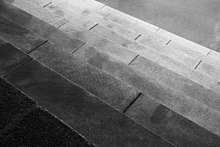
#> input picture Python 데이터 분석과 이미지 처리/공부 파일/gray_image.jpg, 220 x 147 px
$ jupyter execute '8. OpenCV Contours.ipynb'
#> lines starting #> are read from the running program, lines starting #| are printed output that depends on the picture; after the words box and inside, x2 and y2 are one past the last pixel; in counts of white or black regions, pixels touching at a corner belong together
Contours

[cell 1]
import cv2
import matplotlib.pyplot as plt

image = cv2.imread('gray_image.jpg')
#> image is the input picture: shape (147, 220, 3); min 0, max 255, mean 108.3

plt.imshow(image)
plt.show()

image_gray = cv2.cvtColor(image, cv2.COLOR_BGR2GRAY)
ret, thresh = cv2.threshold(image_gray, 127, 255, cv2.THRESH_BINARY)
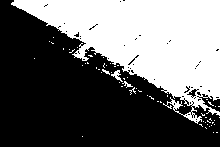
#> thresh: shape (147, 220); 40.9% white; 61 white regions (57 under 20 px), largest, box (x1, y1, x2, y2) and area: (11, 0, 220, 124) 12981, (111, 70, 123, 82) 57, (122, 81, 133, 88) 28, (102, 69, 110, 75) 21

plt.imshow(cv2.cvtColor(thresh, cv2.COLOR_GRAY2RGB))
plt.show()

contours = cv2.findContours(thresh, cv2.RETR_TREE, cv2.CHAIN_APPROX_SIMPLE)[0] # 컨투어는 하얀색의 경계를 찾는다고 생각하면 될듯?
#> contours = 140 contours, 134 with area under 20; largest, box (x1, y1, x2, y2) and area: (11, 0, 220, 124) 12767, (186, 88, 198, 98) 50, (111, 70, 123, 82) 40, (183, 85, 191, 94) 22, (127, 57, 136, 66) 20, (73, 31, 80, 38) 20
# RETR_TREE: 윤곽선을 찾는 방법, CHAIN_APPROX_SIMPLE: 윤곽선을 근사화하는 방법, [0]: 윤곽선 정보 (OpenCV 버전에 따라 0으로 할지 1로 할지 다름)
image = cv2.drawContours(image, contours, -1, (255, 0, 0), 3) # -1: 모든 컨투어를 가져온다
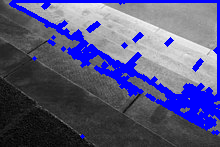
#> image: shape (147, 220, 3); 15.92% of pixels changed, all inside (x1, y1, x2, y2) = (9, 0, 220, 139)

plt.imshow(cv2.cvtColor(image, cv2.COLOR_BGR2RGB))
plt.show()
